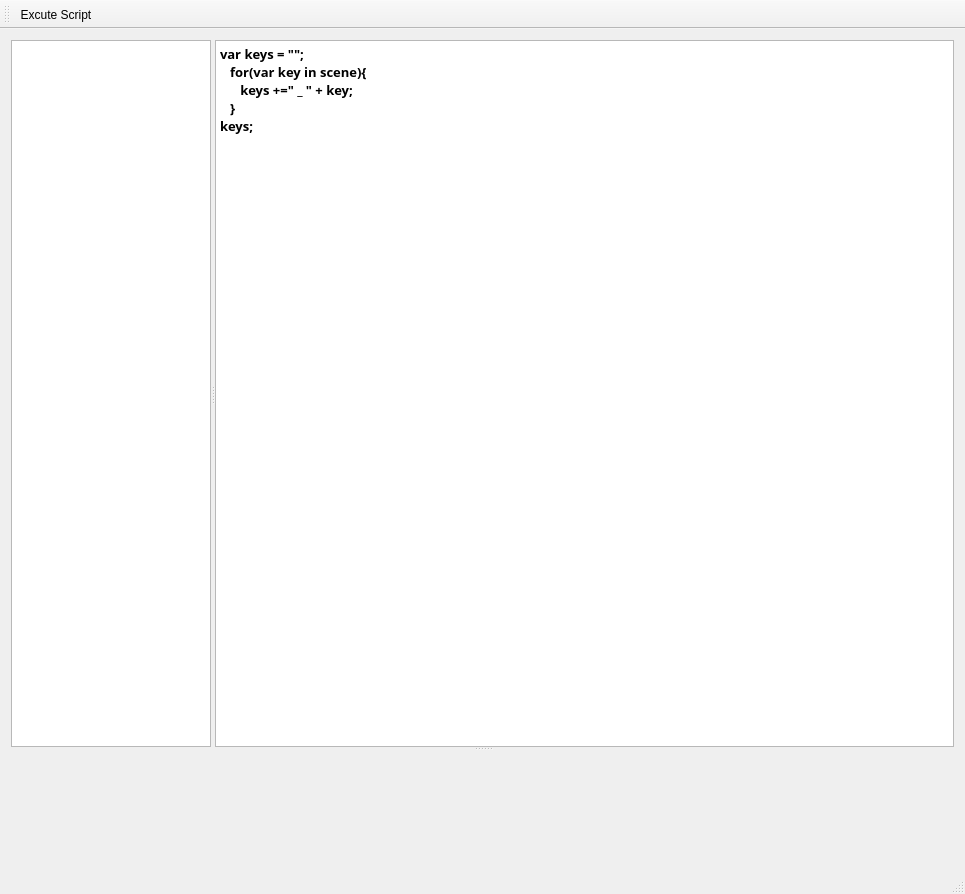
<?xml version="1.0" encoding="UTF-8"?>
<ui version="4.0">
 <class>ScriptWindow</class>
 <widget class="QMainWindow" name="ScriptWindow">
  <property name="geometry">
   <rect>
    <x>0</x>
    <y>0</y>
    <width>965</width>
    <height>894</height>
   </rect>
  </property>
  <property name="windowTitle">
   <string>MainQScriptWindow</string>
  </property>
  <widget class="QWidget" name="centralWidget">
   <layout class="QGridLayout" name="gridLayout">
    <item row="0" column="0">
     <widget class="QSplitter" name="splitter_2">
      <property name="orientation">
       <enum>Qt::Vertical</enum>
      </property>
      <widget class="QSplitter" name="splitter">
       <property name="orientation">
        <enum>Qt::Horizontal</enum>
       </property>
       <widget class="QListWidget" name="scriptListWidget">
        <property name="sizePolicy">
         <sizepolicy hsizetype="Preferred" vsizetype="Expanding">
          <horstretch>0</horstretch>
          <verstretch>0</verstretch>
         </sizepolicy>
        </property>
        <property name="maximumSize">
         <size>
          <width>200</width>
          <height>16777215</height>
         </size>
        </property>
       </widget>
       <widget class="QTextEdit" name="textEdit">
        <property name="font">
         <font>
          <family>Ubuntu Mono</family>
          <pointsize>10</pointsize>
          <weight>75</weight>
          <bold>true</bold>
         </font>
        </property>
        <property name="html">
         <string>&lt;!DOCTYPE HTML PUBLIC &quot;-//W3C//DTD HTML 4.0//EN&quot; &quot;http://www.w3.org/TR/REC-html40/strict.dtd&quot;&gt;
&lt;html&gt;&lt;head&gt;&lt;meta name=&quot;qrichtext&quot; content=&quot;1&quot; /&gt;&lt;style type=&quot;text/css&quot;&gt;
p, li { white-space: pre-wrap; }
&lt;/style&gt;&lt;/head&gt;&lt;body style=&quot; font-family:'Ubuntu Mono'; font-size:10pt; font-weight:600; font-style:normal;&quot;&gt;
&lt;p style=&quot; margin-top:0px; margin-bottom:0px; margin-left:0px; margin-right:0px; -qt-block-indent:0; text-indent:0px;&quot;&gt;&lt;span style=&quot; font-family:'Courier New,courier';&quot;&gt;var keys = &amp;quot;&amp;quot;;&lt;/span&gt;&lt;/p&gt;
&lt;p style=&quot; margin-top:0px; margin-bottom:0px; margin-left:0px; margin-right:0px; -qt-block-indent:0; text-indent:0px;&quot;&gt;&lt;span style=&quot; font-family:'Courier New,courier';&quot;&gt;   for(var key in scene){&lt;/span&gt;&lt;/p&gt;
&lt;p style=&quot; margin-top:0px; margin-bottom:0px; margin-left:0px; margin-right:0px; -qt-block-indent:0; text-indent:0px;&quot;&gt;&lt;span style=&quot; font-family:'Courier New,courier';&quot;&gt;      keys +=&amp;quot; _ &amp;quot; + key;&lt;/span&gt;&lt;/p&gt;
&lt;p style=&quot; margin-top:0px; margin-bottom:0px; margin-left:0px; margin-right:0px; -qt-block-indent:0; text-indent:0px;&quot;&gt;&lt;span style=&quot; font-family:'Courier New,courier';&quot;&gt;   }&lt;/span&gt;&lt;/p&gt;
&lt;p style=&quot; margin-top:0px; margin-bottom:12px; margin-left:0px; margin-right:0px; -qt-block-indent:0; text-indent:0px;&quot;&gt;&lt;span style=&quot; font-family:'Courier New,courier';&quot;&gt;keys;&lt;/span&gt;&lt;/p&gt;&lt;/body&gt;&lt;/html&gt;</string>
        </property>
       </widget>
      </widget>
      <widget class="LoggerWidget" name="loggerWidget" native="true">
       <property name="maximumSize">
        <size>
         <width>16777215</width>
         <height>300</height>
        </size>
       </property>
      </widget>
     </widget>
    </item>
   </layout>
  </widget>
  <widget class="QMenuBar" name="menuBar">
   <property name="geometry">
    <rect>
     <x>0</x>
     <y>0</y>
     <width>965</width>
     <height>32</height>
    </rect>
   </property>
  </widget>
  <widget class="QToolBar" name="mainToolBar">
   <attribute name="toolBarArea">
    <enum>TopToolBarArea</enum>
   </attribute>
   <attribute name="toolBarBreak">
    <bool>false</bool>
   </attribute>
   <addaction name="actionExcuteScript"/>
  </widget>
  <widget class="QStatusBar" name="statusBar"/>
  <action name="actionExcuteScript">
   <property name="icon">
    <iconset resource="../../resources/main.qrc">
     <normaloff>:/new/prefix1/lightning.png</normaloff>:/new/prefix1/lightning.png</iconset>
   </property>
   <property name="text">
    <string>Excute Script</string>
   </property>
   <property name="shortcut">
    <string>Ctrl+B</string>
   </property>
  </action>
 </widget>
 <layoutdefault spacing="6" margin="11"/>
 <customwidgets>
  <customwidget>
   <class>LoggerWidget</class>
   <extends>QWidget</extends>
   <header>widgets/loggerWidget.h</header>
   <container>1</container>
  </customwidget>
 </customwidgets>
 <resources>
  <include location="../../resources/main.qrc"/>
 </resources>
 <connections/>
</ui>
